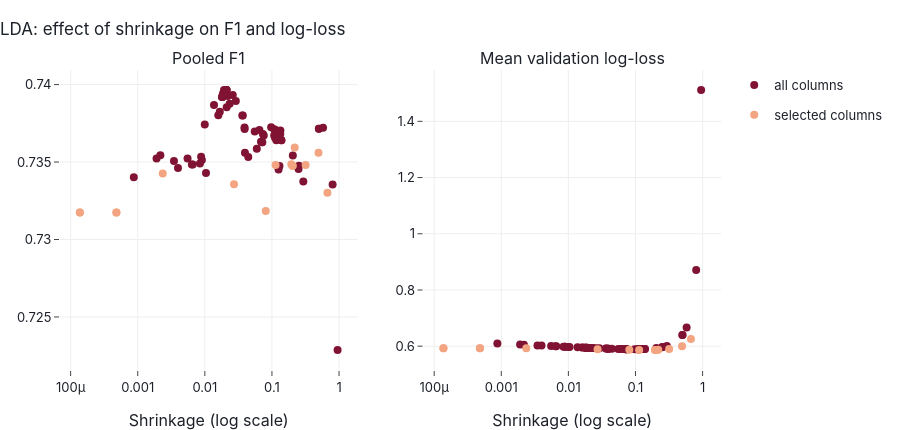

The cell this chart's notebook holds for it:
### Markdown cell above
No candidate passes the rule. The best gain in F1 is +0.007 (0.740 against 0.733), with an interval of [-0.006, 0.016] and worse in one year. The log-loss candidates gain +0.002 to +0.003 and are worse in two or three years. The default LDA on the selected columns stays.

### Code cell
# F1 and log-loss across the shrinkage values tried (both searches, fixed-value trials only)
tried = pd.concat([trials_table(study) for study in study_lda.values()])
tried = tried.loc[tried["shrinkage_mode"] == "value"].sort_values("shrinkage")

fig = make_subplots(rows=1, cols=2, subplot_titles=["Pooled F1", "Mean validation log-loss"])
for i, (columns, part) in enumerate(tried.groupby("columns")):
    for col, metric in enumerate(["f1", "log_loss"], start=1):
        fig.add_trace(go.Scatter(
            x=part["shrinkage"], y=part[metric], mode="markers", name=f"{columns} columns",
            marker=dict(color=SERIES_COLOURS[i], size=8), legendgroup=columns, showlegend=col == 1,
            hovertemplate="shrinkage %{x:.3g}<br>" + metric + " %{y:.3f}<extra>" + columns + "</extra>",
        ), row=1, col=col)
fig.update_xaxes(type="log", title="Shrinkage (log scale)")
fig.update_layout(title="LDA: effect of shrinkage on F1 and log-loss", height=430)
fig.write_html(FIGURES_DIR / "04_lda_shrinkage.html", **HTML_OPTIONS)
fig.write_image(FIGURES_DIR / "04_lda_shrinkage.png", **PNG_OPTIONS)
fig.show()

### Figure 1 — Plotly figure (JSON) as saved in the notebook; plotly's stock layout.template omitted (floating-point values rounded to 4 significant figures)
{"data": [{"hovertemplate": "shrinkage %{x:.3g}<br>f1 %{y:.3f}<extra>all</extra>", "legendgroup": "all", "marker": {"color": "#801333", "size": 8}, "mode": "markers", "name": "all columns", "showlegend": true, "type": "scatter", "x": [0.0008739, 0.001908, 0.002174, 0.003466, 0.003978, 0.005526, 0.006413, 0.0066, 0.008457, 0.008797, 0.009033, 0.009977, 0.0104, 0.0137, 0.01586, 0.01671, 0.01801, 0.01803, 0.01842, 0.01865, 0.01928, 0.02099, 0.02104, 0.0211, 0.02117, 0.0221, 0.02345, 0.02605, 0.02898, 0.03617, 0.03677, 0.03903, 0.03918, 0.03962, 0.0444, 0.0554, 0.05947, 0.06505, 0.06868, 0.07121, 0.07185, 0.0734, 0.07552, 0.09731, 0.1079, 0.1086, 0.1101, 0.1111, 0.1163, 0.1255, 0.1295, 0.1331, 0.1335, 0.1383, 0.1383, 0.2047, 0.249, 0.2526, 0.2936, 0.5007, 0.5007, 0.5781, 0.8024, 0.9511], "xaxis": "x", "y": [0.734, 0.7352, 0.7354, 0.7351, 0.7346, 0.7352, 0.7348, 0.7348, 0.7349, 0.7353, 0.7351, 0.7374, 0.7343, 0.7387, 0.738, 0.7382, 0.7392, 0.7392, 0.7392, 0.7394, 0.7397, 0.7397, 0.7397, 0.7397, 0.7385, 0.7393, 0.7388, 0.7393, 0.7389, 0.738, 0.738, 0.7372, 0.7371, 0.7356, 0.7353, 0.737, 0.7359, 0.7371, 0.7363, 0.7363, 0.7363, 0.7368, 0.7367, 0.7373, 0.7367, 0.7371, 0.7371, 0.7366, 0.7364, 0.7345, 0.7347, 0.7368, 0.737, 0.7364, 0.7364, 0.7354, 0.7345, 0.7348, 0.7337, 0.7371, 0.7371, 0.7372, 0.7335, 0.7229], "yaxis": "y"}, {"hovertemplate": "shrinkage %{x:.3g}<br>log_loss %{y:.3f}<extra>all</extra>", "legendgroup": "all", "marker": {"color": "#801333", "size": 8}, "mode": "markers", "name": "all columns", "showlegend": false, "type": "scatter", "x": [0.0008739, 0.001908, 0.002174, 0.003466, 0.003978, 0.005526, 0.006413, 0.0066, 0.008457, 0.008797, 0.009033, 0.009977, 0.0104, 0.0137, 0.01586, 0.01671, 0.01801, 0.01803, 0.01842, 0.01865, 0.01928, 0.02099, 0.02104, 0.0211, 0.02117, 0.0221, 0.02345, 0.02605, 0.02898, 0.03617, 0.03677, 0.03903, 0.03918, 0.03962, 0.0444, 0.0554, 0.05947, 0.06505, 0.06868, 0.07121, 0.07185, 0.0734, 0.07552, 0.09731, 0.1079, 0.1086, 0.1101, 0.1111, 0.1163, 0.1255, 0.1295, 0.1331, 0.1335, 0.1383, 0.1383, 0.2047, 0.249, 0.2526, 0.2936, 0.5007, 0.5007, 0.5781, 0.8024, 0.9511], "xaxis": "x2", "y": [0.6094, 0.6058, 0.6051, 0.6028, 0.6021, 0.6004, 0.5997, 0.5995, 0.5983, 0.5981, 0.598, 0.5975, 0.5973, 0.596, 0.5953, 0.595, 0.5947, 0.5947, 0.5946, 0.5945, 0.5943, 0.5939, 0.5939, 0.5939, 0.5939, 0.5937, 0.5934, 0.593, 0.5925, 0.5916, 0.5915, 0.5913, 0.5912, 0.5912, 0.5908, 0.5901, 0.5899, 0.5896, 0.5895, 0.5895, 0.5894, 0.5894, 0.5894, 0.5892, 0.5893, 0.5893, 0.5893, 0.5893, 0.5894, 0.5896, 0.5897, 0.5898, 0.5898, 0.59, 0.59, 0.5932, 0.5966, 0.5969, 0.601, 0.6394, 0.6394, 0.6669, 0.8707, 1.512], "yaxis": "y2"}, {"hovertemplate": "shrinkage %{x:.3g}<br>f1 %{y:.3f}<extra>selected</extra>", "legendgroup": "selected", "marker": {"color": "#f3a481", "size": 8}, "mode": "markers", "name": "selected columns", "showlegend": true, "type": "scatter", "x": [0.0001373, 0.0001373, 0.0004809, 0.0004809, 0.002359, 0.02723, 0.0809, 0.1133, 0.1946, 0.2022, 0.204, 0.2183, 0.3175, 0.494, 0.6709], "xaxis": "x", "y": [0.7317, 0.7317, 0.7317, 0.7317, 0.7343, 0.7336, 0.7318, 0.7348, 0.7349, 0.7348, 0.7348, 0.7359, 0.7348, 0.7356, 0.733], "yaxis": "y"}, {"hovertemplate": "shrinkage %{x:.3g}<br>log_loss %{y:.3f}<extra>selected</extra>", "legendgroup": "selected", "marker": {"color": "#f3a481", "size": 8}, "mode": "markers", "name": "selected columns", "showlegend": false, "type": "scatter", "x": [0.0001373, 0.0001373, 0.0004809, 0.0004809, 0.002359, 0.02723, 0.0809, 0.1133, 0.1946, 0.2022, 0.204, 0.2183, 0.3175, 0.494, 0.6709], "xaxis": "x2", "y": [0.593, 0.593, 0.5929, 0.5929, 0.5925, 0.5893, 0.5869, 0.5864, 0.5866, 0.5867, 0.5868, 0.587, 0.5895, 0.6, 0.6251], "yaxis": "y2"}], "layout": {"annotations": [{"font": {"size": 16}, "showarrow": false, "text": "Pooled F1", "x": 0.225, "xanchor": "center", "xref": "paper", "y": 1, "yanchor": "bottom", "yref": "paper"}, {"font": {"size": 16}, "showarrow": false, "text": "Mean validation log-loss", "x": 0.775, "xanchor": "center", "xref": "paper", "y": 1, "yanchor": "bottom", "yref": "paper"}], "height": 430, "title": {"text": "LDA: effect of shrinkage on F1 and log-loss"}, "xaxis": {"anchor": "y", "domain": [0, 0.45], "title": {"text": "Shrinkage (log scale)"}, "type": "log"}, "xaxis2": {"anchor": "y2", "domain": [0.55, 1], "title": {"text": "Shrinkage (log scale)"}, "type": "log"}, "yaxis": {"anchor": "x", "domain": [0, 1]}, "yaxis2": {"anchor": "x2", "domain": [0, 1]}}}
